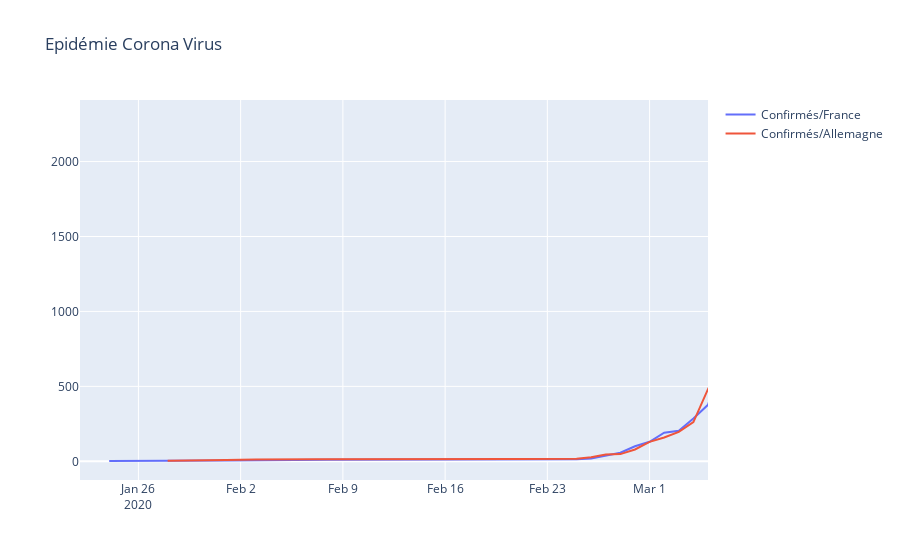

Notebook source saved alongside this figure:
### Code cell
data = [go.Scatter(x=france_df['day'],
                   y=france_df['Confirmed'],
                   name='Confirmés/France'
                  ),
        go.Scatter(x=epidemie_df[epidemie_df['Country/Region'] == 'Germany']['day'],
                   y=epidemie_df[epidemie_df['Country/Region'] == 'Germany']['Confirmed'],
                   name='Confirmés/Allemagne'
                  )
       ]

layout = dict(
    title = "Epidémie Corona Virus",
    xaxis = dict(range = ['2020-01-22', '2020-03-05'])
)

fig = dict(data=data, layout=layout)
py.iplot(fig)

### Figure 1 — Plotly figure (JSON) as saved in the notebook; plotly's stock layout.template omitted (floating-point values rounded to 4 significant figures)
{"data": [{"name": "Confirmés/France", "type": "scatter", "x": ["2020-01-24", "2020-01-25", "2020-01-26", "2020-01-27", "2020-01-28", "2020-01-29", "2020-01-30", "2020-01-31", "2020-02-01", "2020-02-08", "2020-02-12", "2020-02-15", "2020-02-25", "2020-02-26", "2020-02-27", "2020-02-28", "2020-02-29", "2020-03-01", "2020-03-02", "2020-03-03", "2020-03-04", "2020-03-05", "2020-03-06", "2020-03-07", "2020-03-08", "2020-03-09", "2020-03-10", "2020-03-11"], "y": [2, 3, 3, 3, 4, 5, 5, 5, 6, 11, 11, 12, 14, 18, 38, 57, 100, 130, 191, 204, 285, 377, 653, 949, 1126, 1209, 1784, 2284]}, {"name": "Confirmés/Allemagne", "type": "scatter", "x": ["2020-01-28", "2020-01-29", "2020-01-30", "2020-01-31", "2020-02-01", "2020-02-02", "2020-02-03", "2020-02-03", "2020-02-03", "2020-02-03", "2020-02-07", "2020-02-07", "2020-02-09", "2020-02-09", "2020-02-11", "2020-02-11", "2020-02-13", "2020-02-13", "2020-02-13", "2020-02-13", "2020-02-13", "2020-02-18", "2020-02-18", "2020-02-18", "2020-02-21", "2020-02-21", "2020-02-21", "2020-02-21", "2020-02-25", "2020-02-26", "2020-02-27", "2020-02-28", "2020-02-29", "2020-03-01", "2020-03-02", "2020-03-03", "2020-03-04", "2020-03-05", "2020-03-06", "2020-03-07", "2020-03-08", "2020-03-09", "2020-03-10", "2020-03-11", "2020-03-12"], "y": [4, 4, 4, 5, 8, 10, 12, 12, 12, 12, 13, 13, 14, 14, 16, 16, 16, 16, 16, 16, 16, 16, 16, 16, 16, 16, 16, 16, 17, 27, 46, 48, 79, 130, 159, 196, 262, 482, 670, 799, 1040, 1176, 1457, 1908, 2078]}], "layout": {"title": {"text": "Epidémie Corona Virus"}, "xaxis": {"range": ["2020-01-22", "2020-03-05"]}}}
